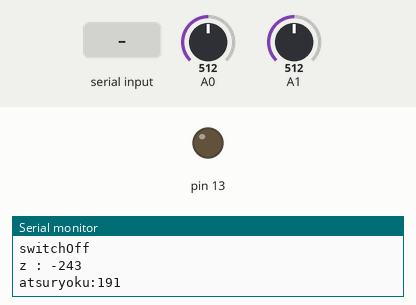
A sketch run on a simulated Arduino Uno, built with avr-gcc and run on an emulated ATmega328P. Shown: output pins drawn as LEDs (lit = HIGH), the last lines printed to the serial monitor. The test bench sets the inputs (shaded band); at power-on: A1 = 512, A0 = 512.

Above: at 1.2 s.
1.3 s: "of!" received over Serial
At 1.8 s:
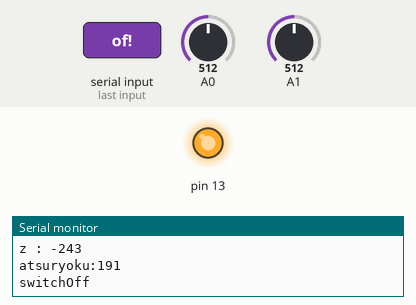
3.8 s: A1 set to 374
5.3 s: A1 set to 351
Timing chart, 0 to 8.3 s (numbered marks = the images above; inputs shaded):
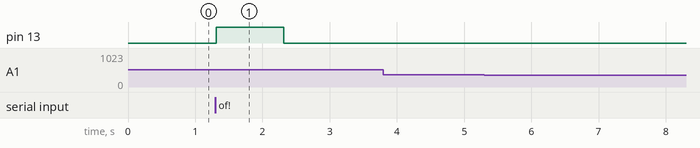

Measured:
- after the input at 1.3 s, pin 13: LOW → HIGH at once, → LOW 1.0 s later

The sketch:

press.ino
```cpp
#include <SoftwareSerial.h>


int value = 0;
int cvalue = 0;
SoftwareSerial mySerial(11, 12);

void setup(){
  Serial.begin(9600);
  mySerial.begin(19200);
  pinMode(13,OUTPUT);

  pinMode(12,INPUT);
  //mySerial.println("Hello, world?");
}


void loop(){


  //圧力センサ atsuryoku:255みたいに送る
  for (int i = 0; i < 3; i++){
    value = value + analogRead(0);
  }
  value = value / 3;

  int LEDintensity = map(value, 0, 1023, 0, 255);

  Serial.print("atsuryoku:");
  Serial.println(LEDintensity);

  //スイッチ on/offを1/0で送る
  delay(100);
  int val = digitalRead(12);
    if( val == 1) {
       Serial.println("switchOn");
    } else {
       Serial.println("switchOff");
    }


  //oFからの受信
  int length = Serial.available();
  if (length > 0) {
    String s = "";
    for (int i = 0; i < length; i++) {
      s += ((char)Serial.read());
    }
    //一度送られてくると同じ文字列が大量にくるので，startsWithで処理
    if (s.startsWith("of!")) {    //of!なら
        digitalWrite(13, HIGH);
        delay(1000);
        digitalWrite(13, LOW);
        delay(1000);
    }
  }


  //加速度
  int x=analogRead(1) - 755;
  Serial.print("z : ");
  Serial.println(x);
  if (x  < -390){
    Serial.println("garbage:delete");
  }
}
```
